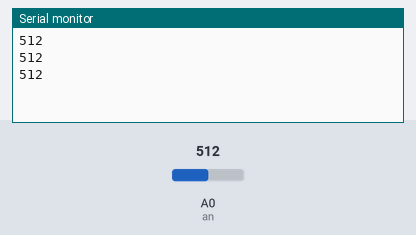
Bench run of a sketch on a simulated Arduino Uno, built with avr-gcc and run on an emulated ATmega328P. On the bench: the last lines printed to the serial monitor. The inputs (shaded band) are chosen by the test bench; at power-on: A0 (an) = 512.

Above: at 1.3 s.
1.4 s: A0 (an) set to 716
At 1.9 s:
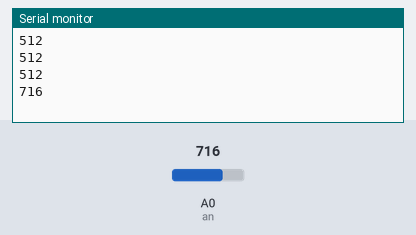
2.9 s: A0 (an) set to 900
At 3.4 s:
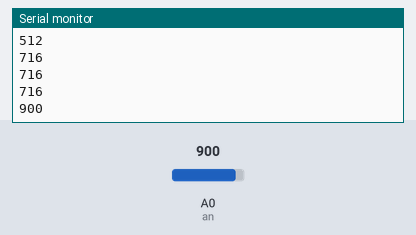
Timing chart, 0 to 5.9 s (numbered marks = the images above; inputs shaded):
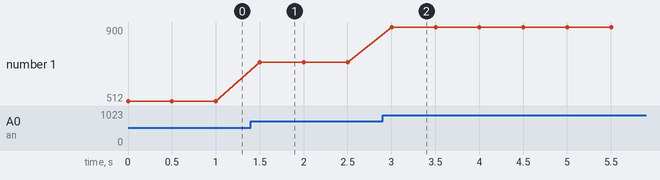

The sketch:

Soil_moisture_sensor_1.ino
```cpp
const int an=A0;

void setup() {
  Serial.begin(9600);
}

void loop()
{
  int val;
  val=analogRead(an);
  Serial.println(val);
  delay(500);
}
```

Measured:
- after the input at 1.4 s, the serial monitor: prints a new line after 0.10 s (image 1)
- after the input at 2.9 s, the serial monitor: prints a new line after 0.10 s (image 2)
- plotted number 1: 512 → 716 after the input at 1.4 s, 716 → 900 after the input at 2.9 s
